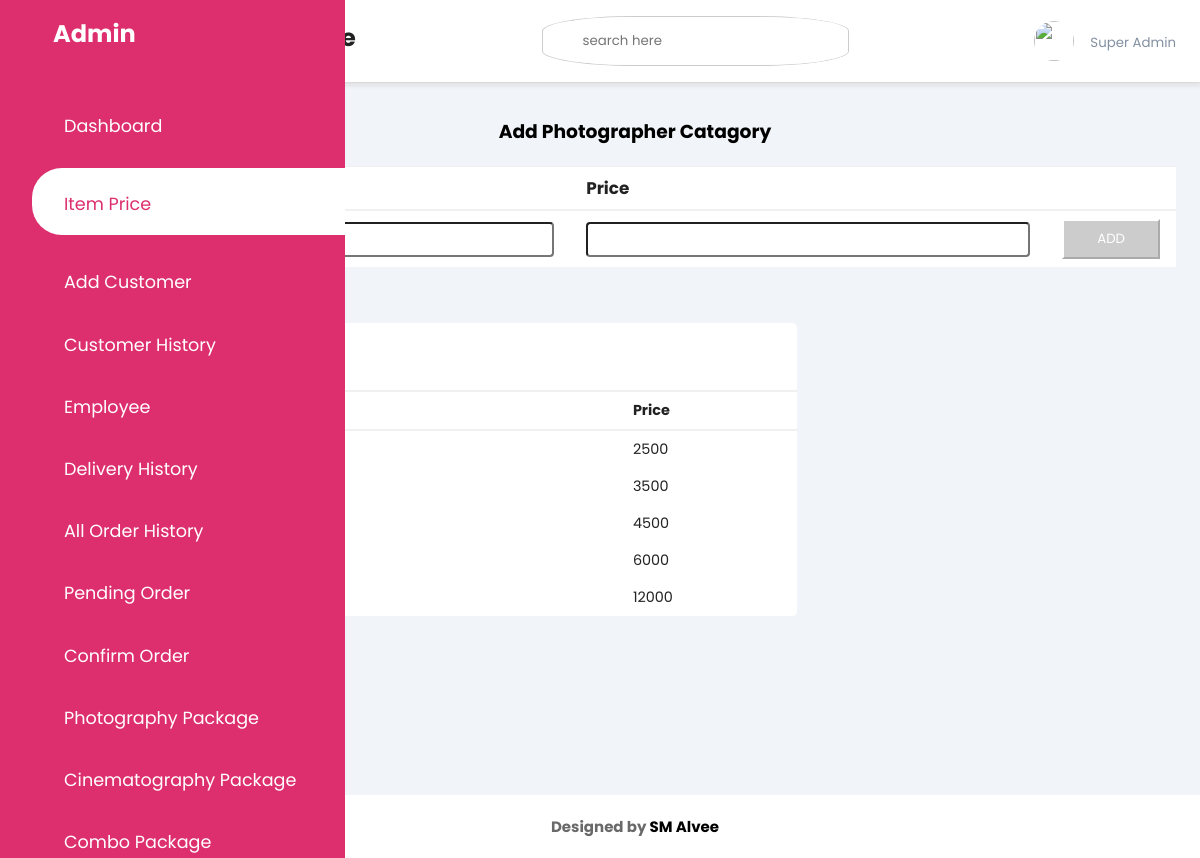
/admin/addphoto.php (signed in), run on the app's committed database.
### tables this page shows
CREATE TABLE `photography` (
  `id` int(11) NOT NULL,
  `catagory` varchar(50) NOT NULL,
  `price` int(11) NOT NULL
);

### db/DBConfig.php (called while the page is built, shortened)
<?php
class dbconfig
{
	private $_host = "localhost";
	private $_username = "root";
	private $_password = "";
	private $_database = "wedding";
	protected $connection;
	public function __construct()
	{
		if(!isset($this->connection))
		{
			$this->connection = new mysqli($this->_host,$this->_username,$this->_password,$this->_database);
		}
		return $this->connection;
	}
}
?>

### db/Crud.php (called while the page is built, shortened)
<?php
include_once 'DBConfig.php';
class Crud extends dbconfig{
	public function getData($query)
	{
		$result = $this->connection->query($query);
			$rows = array();
			while($row = $result->fetch_assoc())
			{
				$rows[] = $row;
			}
		return $rows;
	}
}
?>

### admin/addphoto.php (the view, shortened to what this page needs)
<?php
  include_once '../db/Crud.php';
  $crud = new Crud();
  $query2 = "select * from photography";
  $getpackage = $crud->getData($query2);
?>
<!DOCTYPE html>
<html lang="en">
<head>
	<link rel="stylesheet" href="https://maxst.icons8.com/vue-static/landings/line-awesome/line-awesome/1.3.0/css/line-awesome.min.css">
	<link rel="stylesheet" type="text/css" href="css/style.css">
</head>
<body>
	<div class="sidebar">
		<div class="sidebar-brand">
			<h2><span class="lab la-accusoft"></span> <span>Admin</span></h2>
		</div>
		<div class="sidebar-menu">
			<ul>
				<li>
					<a href="dashboard.php" ><span class="las la-igloo"></span><span>Dashboard</span></a>
				</li>
				<li>
					<a href="package.php" class="active"><span class="las la-users"></span><span>Item Price</span></a>
				</li>
				<li>
					<a href="addcustomer.php"><span class="las la-clipboard-list"></span><span>Add Customer</span></a>
				</li>
				<li>
					<a href="customerhistory.php" ><span class="las la-users"></span><span>Customer History</span></a>
				</li>
				<li>
					<a href=""><span class="las la-shopping-bag"></span><span>Employee</span></a>
				</li>
				<li>
					<a href=""><span class="las la-shopping-bag"></span><span>Delivery History</span></a>
				</li>
				<li>
					<a href="allorderhistory.php"><span class="las la-shopping-bag"></span><span>All Order History</span></a>
				</li>
				<li>
					<a href="orderrequest.php" ><span class="las la-shopping-bag"></span><span>Pending Order</span></a>
				</li>
				<li>
					<a href="confirmorder.php"><span class="las la-shopping-bag"></span><span>Confirm Order</span></a>
				</li>
				<li>
					<a href="addphotopackage.php"><span class="las la-shopping-bag"></span><span>Photography Package</span></a>
				</li>
				<li>
					<a href="addcinepackage.php" ><span class="las la-shopping-bag"></span><span>Cinematography Package</span></a>
				</li>
				<li>
					<a href="addcombopackage.php" ><span class="las la-shopping-bag"></span><span>Combo Package</span></a>
				</li>
			</ul>
		</div>
	</div>
	<div class="main-content">
		<header>
			<h2>
				<label for="nav-toggle">
					<span class="las la-bars"></span>
				</label>
			</h2>
			<div class="search-wrapper">
				<input type="search" placeholder="search here" name="">
			</div>
			<div class="user-wrapper">
				<img src="UserImage/2.jpg" width="40px" height="40px" alt="">
				<div>
					<small>Super Admin</small>
				</div>
			</div>
		</header>
		<main>
			<div><h3 style="text-align: center; margin-bottom: 20px;">Add Photographer Catagory</h3></div>
			<form action="addphoto.php" method="post">
				<table width="100%" style="background: #fff;">
				<thead>
					<tr>
						<td><h3>Catagory</h3></td>
						<td><h3>Price</h3></td>
					</tr>
				</thead>
				<tbody>
					<tr>
						<td><input style="width: 100%; height: 35px; border-radius: 4px;" type="text" name="package" required=""></td>
						<td><input style="width: 100%; height: 35px; border-radius: 4px;" type="number" name="price" required=""></td>
						<td>
							<input style=
										"color:#FFFFFF;
										background-color:#ccc;
										border-color:#fff;
										padding: .5rem;
										width: 100%"
									type="submit" name="submit" value="ADD">
						</td>
					</tr>
				</tbody>
			</table>
			<div class="recent-grid">
					<div class="projects">
						<div class="card">
							<div class="card-header">
								<h2>Photographer</h2>
							</div>
							<div class="card-body">
								<div class="table-responsive">
									<table width="100%">
										<thead>
											<tr>
												<td>Catagory</td>
												<td>Price</td>
											</tr>
										</thead>
										<tbody>
											<?php foreach($getpackage as $key=>$package) {?>
											<tr>
												<td><?php echo $package['catagory'];?></td>
												<td><?php echo $package['price']; ?></td>
											</tr>
											<?php }?>
										</tbody>
									</table>
								</div>
							</div>
						</div>
					</div>
				</div>
			</form>
		</main>
		<footer class="footer">
            <h4>Designed by <a href="https://www.facebook.com/raisuddin.alvee.56/" target="blanck" style="color: black;">SM Alvee</a></h4>
        </footer>
	</div>
</body>
</html>

### admin/css/style.css (style rules this page uses)
:root { --main-color: #DD2F6E; --color-dark: #1D2231; --text-grey: #8390A2; }
* { padding: 0; margin: 0; box-sizing: border-box; list-style-type: none; text-decoration: none; font-family: 'Poppins' , sans-serif; }
.sidebar { width: 345px; position: fixed; left: 0; top: 0; height: 100%; background: var(--main-color); z-index: 100; transition: width 300ms; }
.sidebar-brand { height: 90px; padding: 1rem 0rem 1rem 2rem; color: #fff; }
.sidebar-brand span { display: inline-block; padding-right: 1rem; }
.sidebar-menu { margin-top: 1rem; }
.sidebar-menu li { width: 100%; margin-bottom: 1.7rem; padding-left: 1rem; }
.sidebar-menu a { padding-left: 1rem; display: block; color: #fff; font-size: 1.1rem; }
.sidebar-menu a.active { background: #fff; padding-top: 1rem; padding-bottom: 1rem; color: var(--main-color); border-radius: 30px 0px 0px 30px; }
.sidebar-menu a span:first-child { font-size: 1.5rem; padding-right: 1rem }
.main-content { transition: margin-left 300ms; margin-left: 345px; }
header { background: #fff; display: flex; justify-content: space-between; padding: 1rem 1.5rem; box-shadow: 2px 2px 5px rgba(0,0,0,0.2); position: fixed; left: 345px; width: calc(100% - 345px); top: 0; z-index: 100; transition: left 300ms; }
header h2 { color: #222; }
header label span { font-size: 1.7rem; padding-right: 1rem; }
.search-wrapper { border: 1px solid #ccc; border-radius: 30%; height: 50px; display: flex; align-items: center; overflow-x: hidden; }
.search-wrapper input { height: 100%; padding: .5rem; border: none; outline: none; }
.user-wrapper { display: flex; align-items: center; }
.user-wrapper img { border-radius: 50%; margin-right: 1rem; }
.user-wrapper small { display: inline-block; color: var(--text-grey); }
main { margin-top: 85px; padding: 2rem 1.5rem; background: #f1f5f9; min-height: calc(100vh - 90px); }
.recent-grid { margin-top: 3.5rem; display: grid; grid-gap: 2rem; grid-template-columns: 65% auto; }
.card { background: #fff; border-radius: 5px; }
.card-header { padding: 1rem; }
.card-header { display: flex; justify-content: space-between; align-items: center; border-bottom: 1px solid #f0f0f0; }
table { border-collapse: collapse; }
thead tr { border-top: 1px solid #f0f0f0; border-bottom: 2px solid #f0f0f0; }
thead td { font-weight: 700; }
td { padding: .5rem 1rem; font-size: .9rem; color: #222; }
tr td:last-child { display: flex; align-items: center; }
.table-responsive { width: 100%; overflow-x: auto; }
.footer { text-align: center; margin-top: 20px; margin-bottom: 20px; color: #696969; font-size: 15px; font-family: "AnyConv.com__AvenirLTStd-Roman"; }
@media only screen and (max-width: 1200px) { .sidebar { width: 70px; } }
@media only screen and (max-width: 1200px) { .sidebar .sidebar-brand, .sidebar li { padding-left: 1rem; text-align: center; } }
@media only screen and (max-width: 1200px) { .sidebar li a { padding-left: 0rem; } }
@media only screen and (max-width: 1200px) { .sidebar .sidebar-brand h2 span:last-child, .sidebar li a span:last-child { display: none; } }
@media only screen and (max-width: 1200px) { .main-content { margin-left: 70px; } }
@media only screen and (max-width: 1200px) { .main-content header { width: calc(100% - 70px); left: 70px; } }

### data on the page
photography: price "2500"
photography: price "3500"
photography: price "4500"
photography: price "6000"
photography: price "12000"
